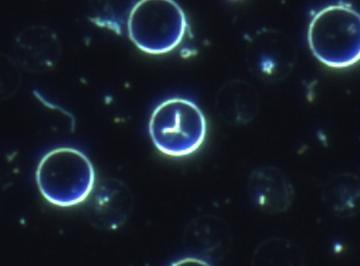
#> input picture 321.png, 360 x 266 px
$ python belajar_cvk.py
#> lines starting #> are read from the running program, lines starting #| are printed output that depends on the picture; after the words box and inside, x2 and y2 are one past the last pixel; in counts of white or black regions, pixels touching at a corner belong together
import numpy as np
import cv2

image_origin = cv2.imread("321.png")
#> image_origin is the input picture: shape (266, 360, 3); mean B, G, R 40.3, 29.8, 22.4
image_contorus = image_origin.copy()

# store counted colonies
counter = {}

image_to_process = image_origin.copy()

# convert to binary
ret,thresh = cv2.threshold(image_to_process,127,255,cv2.THRESH_BINARY)
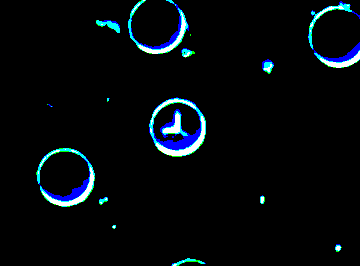
#> thresh: shape (266, 360, 3); mean B, G, R 12.6, 9.3, 4.4
cv2.imwrite("image_biner.png",thresh)

# image_erosi
erosion = cv2.erode(thresh,(5,5),iterations = 1)
cv2.imwrite("image_erosion.png",erosion)

# Image closing
closing = cv2.morphologyEx(erosion, cv2.MORPH_CLOSE, None)
cv2.imwrite("image_closing.png",closing)

# image_gray
image_gray = cv2.cvtColor(closing,cv2.COLOR_BGR2GRAY)
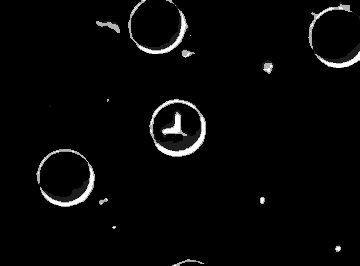
#> image_gray: shape (266, 360); min 0, max 255, mean 7
image_gray = cv2.GaussianBlur(image_gray, (5, 5), 9)
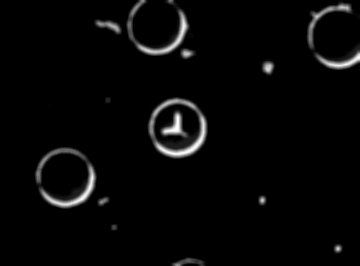
#> image_gray: shape (266, 360); min 0, max 255, mean 7
cv2.imwrite("image_gray.png",image_gray)

# edge detection
image_edge = cv2.Canny(image_gray,50,100)
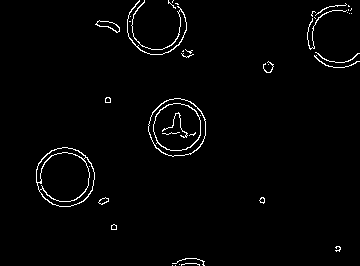
#> image_edge: shape (266, 360); 1.9% white in thin lines or dots
image_edge = cv2.dilate(image_edge, None, iterations=1)
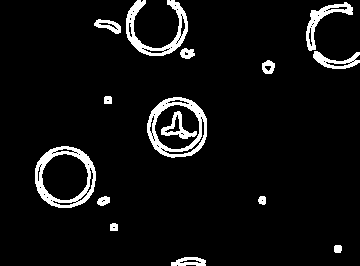
#> image_edge: shape (266, 360); 6.1% white; 15 white regions, largest, box (x1, y1, x2, y2) and area: (35, 146, 96, 208) 1258, (147, 97, 207, 158) 1224, (126, 0, 188, 56) 1071
image_edge = cv2.erode(image_edge, None, iterations=1)
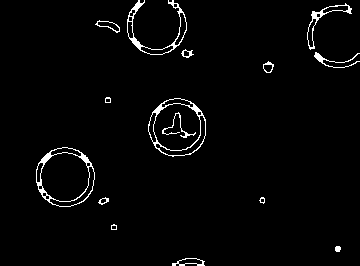
#> image_edge: shape (266, 360); 2.4% white in thin lines or dots

# contours
contour,hier = cv2.findContours(image_edge.copy(), cv2.RETR_EXTERNAL, cv2.CHAIN_APPROX_SIMPLE)
#> contour = 14 contours; largest, box (x1, y1, x2, y2) and area: (36, 147, 95, 207) 2708, (148, 98, 206, 157) 2599, (127, 0, 187, 55) 673, (307, 3, 352, 50) 368, (172, 258, 205, 266) 138
for c in contour:
    if cv2.contourArea(c) < 5:
        continue
    hull = cv2.convexHull(c)
    cv2.drawContours(image_contorus,[hull],0,(0,0,255),3)
#> this loop made 14 passes
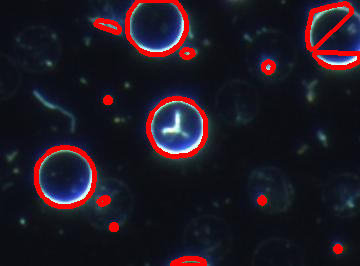
#> image_contorus: shape (266, 360, 3); 5.33% of pixels changed, all inside (x1, y1, x2, y2) = (34, 0, 360, 266)
print("{} koloni".format(len(c)))
#| 139 koloni
cv2.imwrite("image_result.png",image_contorus)

$ run again, with 001.png copied over 321.png
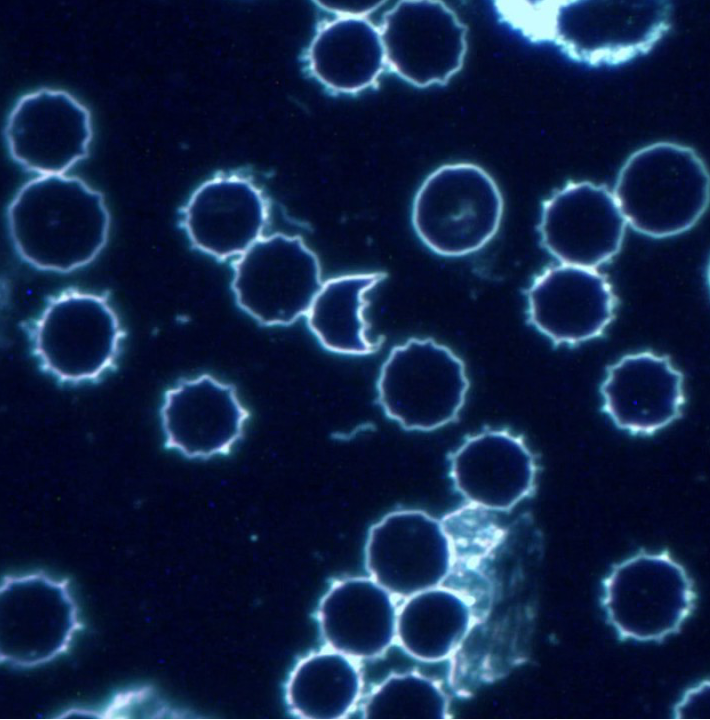
#> input picture 001.png, 710 x 720 px
#> image_origin is the input picture: shape (720, 710, 3); mean B, G, R 68.1, 34.6, 17.2
#> `image_edge = cv2.erode(image_edge, None, iterations=1)`:
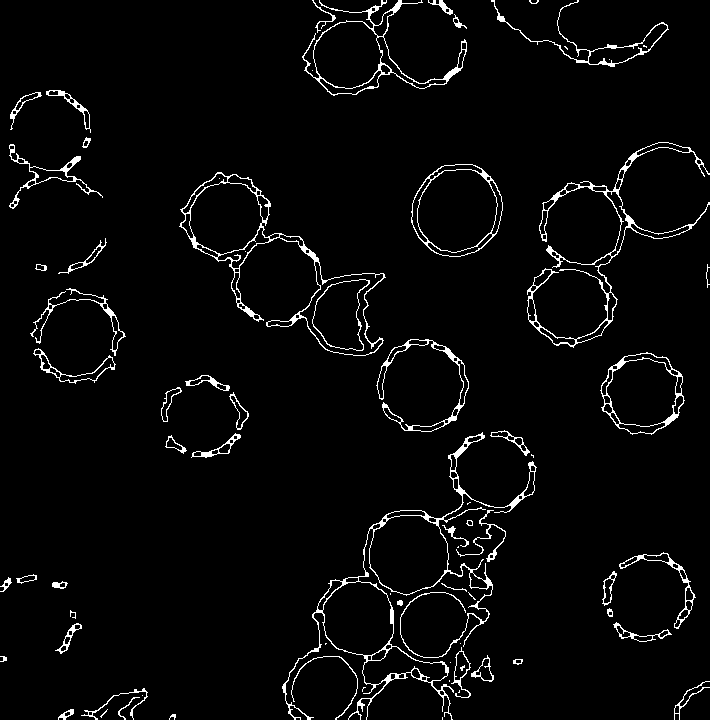
#> image_edge: shape (720, 710); 3.4% white in thin lines or dots
#> contour = 67 contours, 22 with area under 20; largest, box (x1, y1, x2, y2) and area: (282, 432, 537, 720) 13335, (179, 172, 386, 356) 11072, (411, 164, 503, 257) 6561, (302, 0, 467, 96) 5386, (600, 352, 685, 435) 5136
#> the loop `for c in contour:` made 67 passes
#> c on passes 1, 6, 7, 11, 12, 18, 19, 25: [[442, 717], [442, 719]], [[142, 695]], [[459, 690], [459, 691], [458, 692], [459, 692]], [[449, 680], [449, 681]], [[450, 662]], [[460, 643]], [[325, 643], [325, 644], [326, 643]], [[390, 593], [390, 594]]
#> after the loop `for c in contour:`:
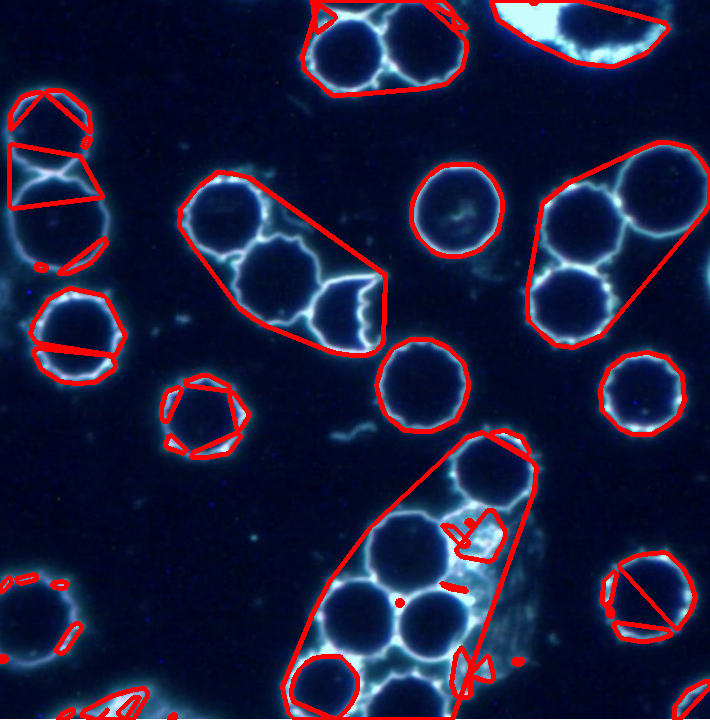
#> image_contorus: shape (720, 710, 3); 6.69% of pixels changed, all inside (x1, y1, x2, y2) = (0, 0, 710, 720)
#| 69 koloni

$ run again, with 025.png copied over 321.png
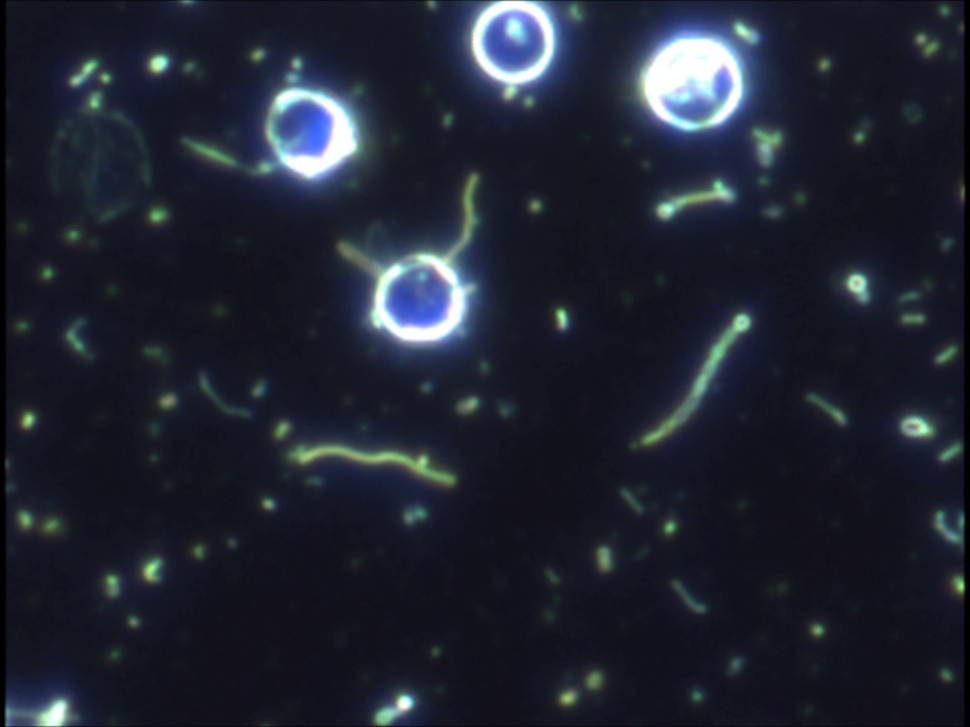
#> input picture 025.png, 970 x 727 px, shrunk from 1440 x 1080 before the run
#> image_origin is the input picture: shape (727, 970, 3); mean B, G, R 48.8, 36.4, 31.7
#> `image_edge = cv2.erode(image_edge, None, iterations=1)`:
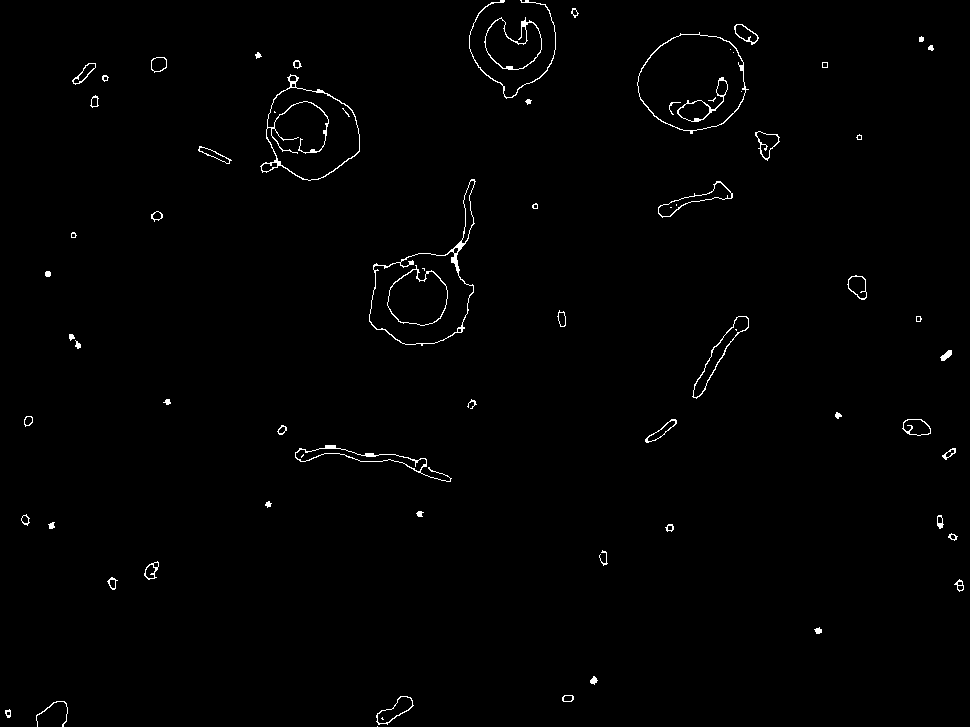
#> image_edge: shape (727, 970); 0.93% white in thin lines or dots
#> contour = 59 contours, 11 with area under 20; largest, box (x1, y1, x2, y2) and area: (637, 32, 749, 134) 8156, (369, 179, 476, 346) 7824, (260, 74, 360, 181) 6755, (484, 17, 542, 70) 1882, (295, 445, 452, 482) 978
#> the loop `for c in contour:` made 59 passes
#> c on pass 1: [[377, 726]]
#> after the loop `for c in contour:`:
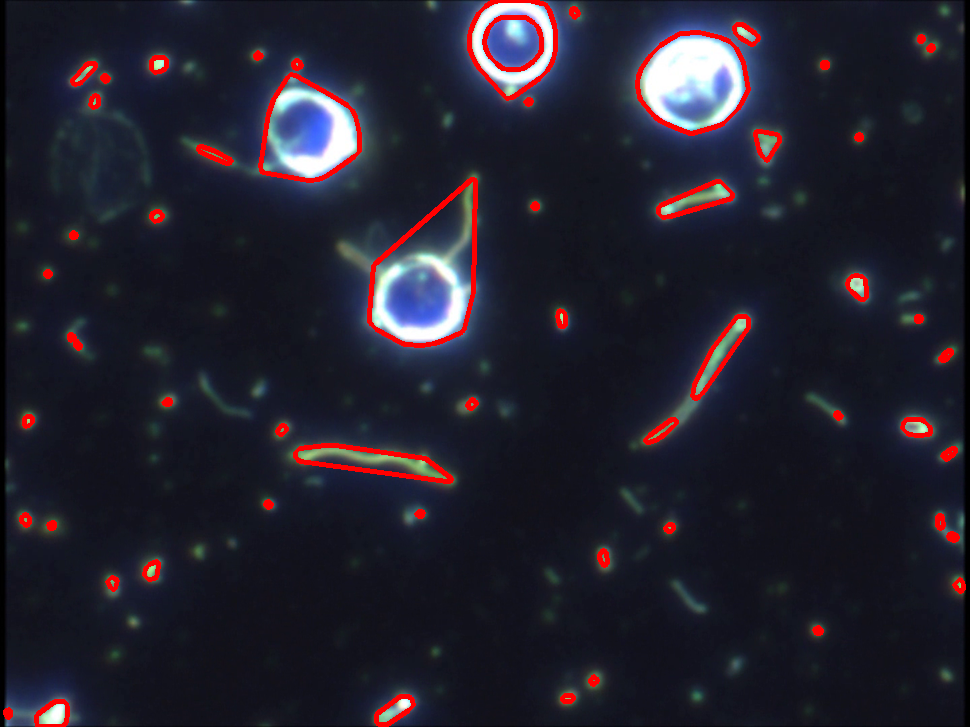
#> image_contorus: shape (727, 970, 3); 2.73% of pixels changed, all inside (x1, y1, x2, y2) = (3, 0, 966, 727)
#| 249 koloni
